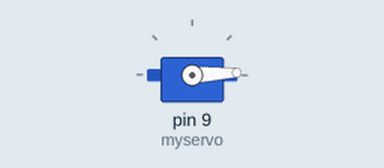
This sketch was run on a simulated Arduino Uno, built with avr-gcc and run on an emulated ATmega328P. Parts: servo.

Above: at 0.05 s.
At 1.8 s:
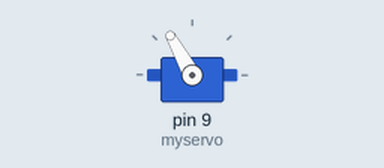
At 3.6 s:
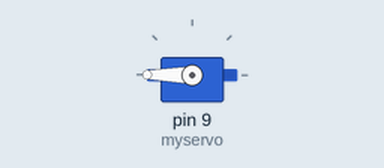
At 7.15 s:
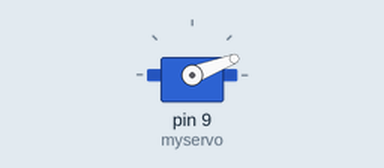
Timing chart, 0 to 9.7 s (numbered marks = the images above):
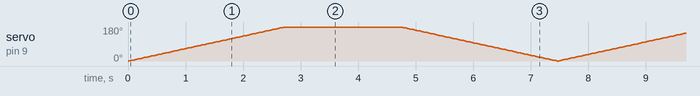

The sketch:

servometer_2nd_way.ino
```cpp
#include<Servo.h>

Servo myservo;
int pos=0;
//red wire of servo is 5v on arduino board
//brown wire of servo is GND on arduino


void setup() {
  myservo.attach(9);//yellow signal wire of servo
}

void loop() {
  for (pos=0;pos<=180;pos+=1) {
   myservo.write(pos);
    delay(15);
  }
delay(2000);
  for (pos=180;pos>=0;pos-=1) {
    myservo.write(pos);
    delay(15);
  }
}
```
